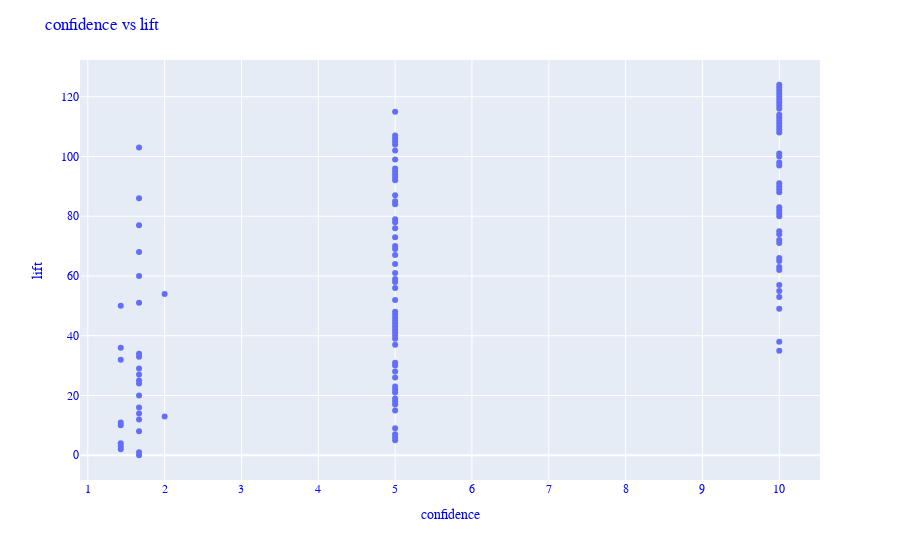

Notebook source saved alongside this figure:
### Code cell
fig=px.scatter(df1['confidence'], df1['lift'])
fig.update_layout(
    xaxis_title="confidence",
    yaxis_title="lift",
   
    font_family="Courier New",
    font_color="blue",
    title_font_family="Times New Roman",
    title_font_color="red",
    title=('confidence vs lift')
    
)
fig.update_layout(hovermode='x unified')
fig.show()

### Figure 1 — Plotly figure (JSON) as saved in the notebook; plotly's stock layout.template omitted (floating-point values rounded to 4 significant figures)
{"data": [{"hovertemplate": "x=%{x}<br>index=%{y}<extra></extra>", "legendgroup": "", "marker": {"color": "#636efa", "symbol": "circle"}, "mode": "markers", "name": "", "orientation": "h", "showlegend": false, "type": "scatter", "x": [1.667, 5, 1.429, 1.429, 1.429, 5, 5, 5, 1.667, 5, 1.429, 1.429, 1.667, 2, 1.667, 5, 1.667, 5, 5, 5, 1.667, 5, 5, 5, 1.667, 1.667, 5, 1.667, 5, 1.667, 5, 5, 1.429, 1.667, 1.667, 10, 1.429, 5, 10, 5, 5, 5, 5, 5, 5, 5, 5, 5, 5, 10, 1.429, 1.667, 5, 10, 2, 10, 5, 10, 5, 5, 1.667, 1.667, 10, 5, 10, 10, 10, 5, 1.667, 5, 5, 10, 10, 5, 10, 10, 5, 1.667, 5, 5, 10, 10, 10, 10, 5, 5, 1.667, 5, 10, 10, 10, 10, 5, 5, 5, 5, 5, 10, 10, 5, 10, 10, 5, 1.667, 5, 5, 5, 5, 10, 10, 10, 10, 10, 10, 10, 5, 10, 10, 10, 10, 10, 10, 10, 10, 10], "xaxis": "x", "y": [0, 61, 2, 3, 4, 5, 6, 7, 8, 9, 10, 11, 12, 13, 14, 15, 1, 17, 18, 19, 20, 21, 22, 23, 24, 25, 26, 27, 28, 29, 30, 31, 32, 33, 34, 35, 36, 37, 38, 39, 40, 41, 42, 43, 44, 45, 46, 47, 48, 49, 50, 51, 52, 53, 54, 55, 56, 57, 58, 59, 60, 16, 62, 79, 63, 65, 66, 67, 68, 69, 70, 71, 72, 73, 74, 75, 76, 77, 78, 64, 80, 81, 82, 83, 84, 85, 86, 87, 88, 89, 90, 91, 92, 93, 94, 95, 96, 97, 98, 99, 100, 101, 102, 103, 104, 105, 106, 107, 108, 109, 110, 111, 112, 113, 114, 115, 116, 117, 118, 119, 120, 121, 122, 123, 124], "yaxis": "y"}], "layout": {"font": {"color": "blue", "family": "Courier New"}, "hovermode": "x unified", "legend": {"tracegroupgap": 0}, "margin": {"t": 60}, "title": {"text": "confidence vs lift"}, "xaxis": {"anchor": "y", "domain": [0, 1], "title": {"text": "confidence"}}, "yaxis": {"anchor": "x", "domain": [0, 1], "title": {"text": "lift"}}}}
